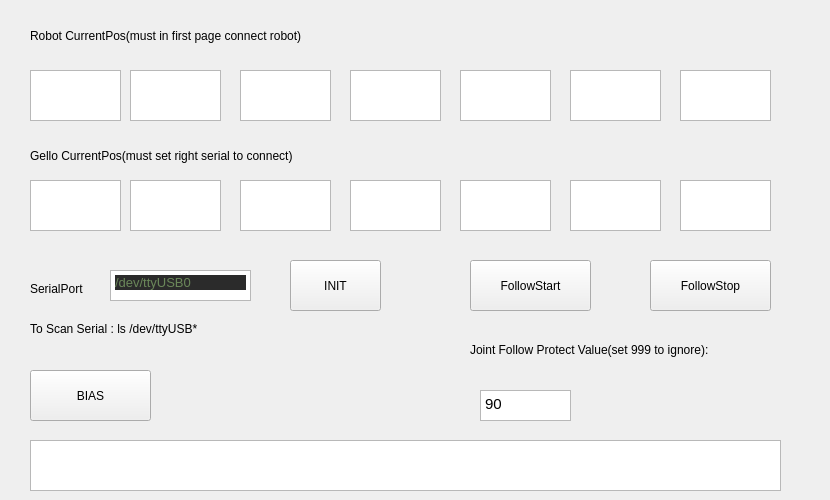
    <widget class="QWidget" name="tab_2">
     <attribute name="title">
      <string>GELLO1</string>
     </attribute>
     <widget class="QTextEdit" name="txtRobot1J6">
      <property name="geometry">
       <rect>
        <x>680</x>
        <y>70</y>
        <width>91</width>
        <height>51</height>
       </rect>
      </property>
     </widget>
     <widget class="QTextEdit" name="txtRobot1J2">
      <property name="geometry">
       <rect>
        <x>240</x>
        <y>70</y>
        <width>91</width>
        <height>51</height>
       </rect>
      </property>
     </widget>
     <widget class="QTextEdit" name="txtRobot1J4">
      <property name="geometry">
       <rect>
        <x>460</x>
        <y>70</y>
        <width>91</width>
        <height>51</height>
       </rect>
      </property>
     </widget>
     <widget class="QTextEdit" name="txtRobot1J1">
      <property name="geometry">
       <rect>
        <x>130</x>
        <y>70</y>
        <width>91</width>
        <height>51</height>
       </rect>
      </property>
     </widget>
     <widget class="QTextEdit" name="txtRobot1J3">
      <property name="geometry">
       <rect>
        <x>350</x>
        <y>70</y>
        <width>91</width>
        <height>51</height>
       </rect>
      </property>
     </widget>
     <widget class="QTextEdit" name="txtRobot1J5">
      <property name="geometry">
       <rect>
        <x>570</x>
        <y>70</y>
        <width>91</width>
        <height>51</height>
       </rect>
      </property>
     </widget>
     <widget class="QTextEdit" name="txtRobot1J0">
      <property name="geometry">
       <rect>
        <x>30</x>
        <y>70</y>
        <width>91</width>
        <height>51</height>
       </rect>
      </property>
     </widget>
     <widget class="QTextEdit" name="txtGELLO1_J6">
      <property name="geometry">
       <rect>
        <x>680</x>
        <y>180</y>
        <width>91</width>
        <height>51</height>
       </rect>
      </property>
     </widget>
     <widget class="QTextEdit" name="txtGELLO1_J2">
      <property name="geometry">
       <rect>
        <x>240</x>
        <y>180</y>
        <width>91</width>
        <height>51</height>
       </rect>
      </property>
     </widget>
     <widget class="QTextEdit" name="txtGELLO1_J4">
      <property name="geometry">
       <rect>
        <x>460</x>
        <y>180</y>
        <width>91</width>
        <height>51</height>
       </rect>
      </property>
     </widget>
     <widget class="QTextEdit" name="txtGELLO1_J1">
      <property name="geometry">
       <rect>
        <x>130</x>
        <y>180</y>
        <width>91</width>
        <height>51</height>
       </rect>
      </property>
     </widget>
     <widget class="QTextEdit" name="txtGELLO1_J3">
      <property name="geometry">
       <rect>
        <x>350</x>
        <y>180</y>
        <width>91</width>
        <height>51</height>
       </rect>
      </property>
     </widget>
     <widget class="QTextEdit" name="txtGELLO1_J5">
      <property name="geometry">
       <rect>
        <x>570</x>
        <y>180</y>
        <width>91</width>
        <height>51</height>
       </rect>
      </property>
     </widget>
     <widget class="QTextEdit" name="txtGELLO1_J0">
      <property name="geometry">
       <rect>
        <x>30</x>
        <y>180</y>
        <width>91</width>
        <height>51</height>
       </rect>
      </property>
     </widget>
     <widget class="QLabel" name="label_J0_16">
      <property name="geometry">
       <rect>
        <x>30</x>
        <y>20</y>
        <width>461</width>
        <height>31</height>
       </rect>
      </property>
      <property name="text">
       <string>Robot CurrentPos(must in first page connect robot)</string>
      </property>
     </widget>
     <widget class="QLabel" name="label_J0_17">
      <property name="geometry">
       <rect>
        <x>30</x>
        <y>140</y>
        <width>461</width>
        <height>31</height>
       </rect>
      </property>
      <property name="text">
       <string>Gello CurrentPos(must set right serial to connect)</string>
      </property>
     </widget>
     <widget class="QPushButton" name="btnGELLO1_FollowStart">
      <property name="geometry">
       <rect>
        <x>470</x>
        <y>260</y>
        <width>121</width>
        <height>51</height>
       </rect>
      </property>
      <property name="text">
       <string>FollowStart</string>
      </property>
     </widget>
     <widget class="QPushButton" name="btnGELLO1_BIAS">
      <property name="geometry">
       <rect>
        <x>30</x>
        <y>370</y>
        <width>121</width>
        <height>51</height>
       </rect>
      </property>
      <property name="text">
       <string>BIAS</string>
      </property>
     </widget>
     <widget class="QLabel" name="label_5">
      <property name="geometry">
       <rect>
        <x>30</x>
        <y>280</y>
        <width>81</width>
        <height>17</height>
       </rect>
      </property>
      <property name="text">
       <string>SerialPort</string>
      </property>
     </widget>
     <widget class="QPushButton" name="btnGELLO1_INIT">
      <property name="geometry">
       <rect>
        <x>290</x>
        <y>260</y>
        <width>91</width>
        <height>51</height>
       </rect>
      </property>
      <property name="text">
       <string>INIT</string>
      </property>
     </widget>
     <widget class="QTextEdit" name="txtTargetSerial1">
      <property name="geometry">
       <rect>
        <x>110</x>
        <y>270</y>
        <width>141</width>
        <height>31</height>
       </rect>
      </property>
      <property name="html">
       <string>&lt;!DOCTYPE HTML PUBLIC &quot;-//W3C//DTD HTML 4.0//EN&quot; &quot;http://www.w3.org/TR/REC-html40/strict.dtd&quot;&gt;
&lt;html&gt;&lt;head&gt;&lt;meta name=&quot;qrichtext&quot; content=&quot;1&quot; /&gt;&lt;style type=&quot;text/css&quot;&gt;
p, li { white-space: pre-wrap; }
&lt;/style&gt;&lt;/head&gt;&lt;body style=&quot; font-family:'Ubuntu'; font-size:11pt; font-weight:400; font-style:normal;&quot;&gt;
&lt;p style=&quot; margin-top:12px; margin-bottom:12px; margin-left:0px; margin-right:0px; -qt-block-indent:0; text-indent:0px; background-color:#2b2b2b;&quot;&gt;&lt;span style=&quot; font-family:'JetBrains Mono,monospace'; font-size:9.8pt; color:#6a8759;&quot;&gt;/dev/ttyUSB0&lt;/span&gt;&lt;/p&gt;&lt;/body&gt;&lt;/html&gt;</string>
      </property>
     </widget>
     <widget class="QLabel" name="label_6">
      <property name="geometry">
       <rect>
        <x>30</x>
        <y>320</y>
        <width>221</width>
        <height>17</height>
       </rect>
      </property>
      <property name="text">
       <string>To Scan Serial : ls /dev/ttyUSB*</string>
      </property>
     </widget>
     <widget class="QTextEdit" name="txtGELLO1_BIAS_DATA">
      <property name="geometry">
       <rect>
        <x>30</x>
        <y>440</y>
        <width>751</width>
        <height>51</height>
       </rect>
      </property>
     </widget>
     <widget class="QPushButton" name="btnGELLO1_FollowStop">
      <property name="geometry">
       <rect>
        <x>650</x>
        <y>260</y>
        <width>121</width>
        <height>51</height>
       </rect>
      </property>
      <property name="text">
       <string>FollowStop</string>
      </property>
     </widget>
     <widget class="QTextEdit" name="txtGELLO1_JointProtectValue">
      <property name="geometry">
       <rect>
        <x>480</x>
        <y>390</y>
        <width>91</width>
        <height>31</height>
       </rect>
      </property>
      <property name="html">
       <string>&lt;!DOCTYPE HTML PUBLIC &quot;-//W3C//DTD HTML 4.0//EN&quot; &quot;http://www.w3.org/TR/REC-html40/strict.dtd&quot;&gt;
&lt;html&gt;&lt;head&gt;&lt;meta name=&quot;qrichtext&quot; content=&quot;1&quot; /&gt;&lt;style type=&quot;text/css&quot;&gt;
p, li { white-space: pre-wrap; }
&lt;/style&gt;&lt;/head&gt;&lt;body style=&quot; font-family:'Ubuntu'; font-size:11pt; font-weight:400; font-style:normal;&quot;&gt;
&lt;p style=&quot; margin-top:0px; margin-bottom:0px; margin-left:0px; margin-right:0px; -qt-block-indent:0; text-indent:0px;&quot;&gt;90&lt;/p&gt;&lt;/body&gt;&lt;/html&gt;</string>
      </property>
     </widget>
     <widget class="QLabel" name="label_7">
      <property name="geometry">
       <rect>
        <x>470</x>
        <y>340</y>
        <width>351</width>
        <height>20</height>
       </rect>
      </property>
      <property name="text">
       <string>Joint Follow Protect Value(set 999 to ignore):</string>
      </property>
     </widget>
    </widget>
